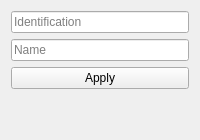
                <widget class="QWidget" name="create_location">
                 <attribute name="title">
                  <string>Location</string>
                 </attribute>
                 <layout class="QVBoxLayout" name="verticalLayout_20">
                  <item>
                   <widget class="QLineEdit" name="line_location_id">
                    <property name="text">
                     <string/>
                    </property>
                    <property name="placeholderText">
                     <string>Identification</string>
                    </property>
                   </widget>
                  </item>
                  <item>
                   <widget class="QLineEdit" name="line_location_name">
                    <property name="text">
                     <string/>
                    </property>
                    <property name="placeholderText">
                     <string>Name</string>
                    </property>
                   </widget>
                  </item>
                  <item>
                   <widget class="QPushButton" name="btn_apply_location">
                    <property name="text">
                     <string>Apply</string>
                    </property>
                   </widget>
                  </item>
                  <item>
                   <spacer name="verticalSpacer_10">
                    <property name="orientation">
                     <enum>Qt::Vertical</enum>
                    </property>
                    <property name="sizeHint" stdset="0">
                     <size>
                      <width>20</width>
                      <height>40</height>
                     </size>
                    </property>
                   </spacer>
                  </item>
                 </layout>
                </widget>
